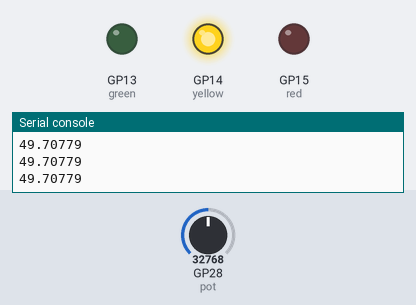
A program run on a simulated Raspberry Pi Pico running MicroPython. On the bench: output pins drawn as LEDs (lit = HIGH), the last lines printed to the serial console. Inputs (shaded band) come from the test bench; at power-on: GP28 (pot) = 32768 (analog values on the 0–65535 scale).

Above: at 1.2 s.
1.3 s: GP28 (pot) set to 39008
2.8 s: GP28 (pot) set to 40704
At 3.8 s:
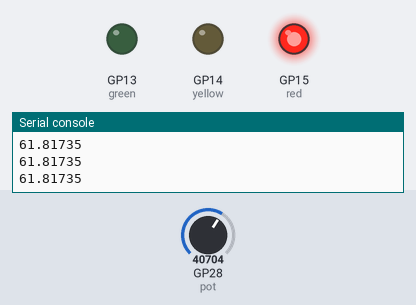
4.3 s: GP28 (pot) set to 19660
At 5.1 s:
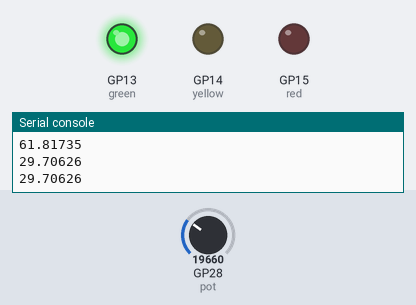
5.9 s: GP28 (pot) set to 20720
At 6.3 s:
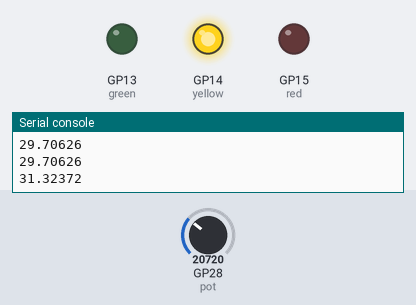
7.5 s: GP28 (pot) set to 7864
At 8.8 s:
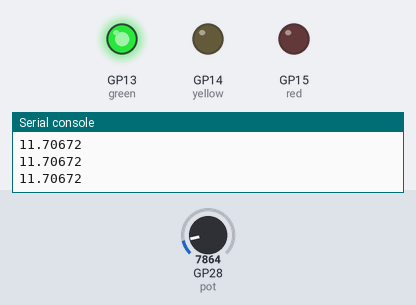
Timing chart, 0 to 10.1 s (numbered marks = the images above; inputs shaded):
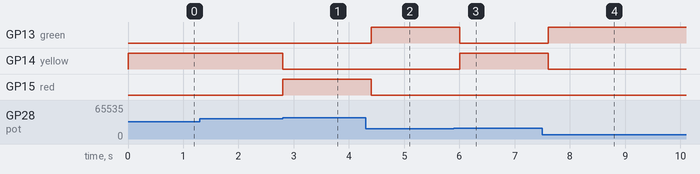

Measured:
- the behaviour switches between 39504 and 39520 on GP28 (pot) (found by bisection; images 0 and 1)
- the behaviour switches between 19840 and 19856 on GP28 (pot) (found by bisection; images 2 and 3)
- after the input at 2.8 s, GP14 (yellow): HIGH → LOW at once; GP15 (red): LOW → HIGH at once
- after the input at 4.3 s, GP13 (green): LOW → HIGH after 0.10 s; GP15 (red): HIGH → LOW after 0.10 s
- after the input at 5.9 s, GP13 (green): HIGH → LOW after 0.10 s; GP14 (yellow): LOW → HIGH after 0.10 s
- after the input at 7.5 s, GP13 (green): LOW → HIGH after 0.11 s; GP14 (yellow): HIGH → LOW after 0.11 s

The program:

readingPotentiometer.py
```python
# https://www.youtube.com/watch?v=ODWwErH_iGA&list=PLGs0VKk2DiYz8js1SJog21cDhkBqyAhC5&index=5&ab_channel=PaulMcWhorter
# Reading Analog Voltages Using a Potentiometer

from machine import Pin
from time import sleep

red=Pin(15, Pin.OUT)
yellow=Pin(14, Pin.OUT)
green=Pin(13, Pin.OUT)


def BitToVolts(potVal):
    x1=0 # min
    y1=192 # minimum of potentiometer

    # x2=3.3 #max volt
    x2=100 #max range
    y2=65535 #max pot

    # slope = (y2 - y1)/(x2 - x1)
    # Line eq: y-y1=m(x-x1)
    return (x2*(potVal-y1))/y2


potPin = 28
pot = machine.ADC(potPin)

while True:
    potVal = pot.read_u16()
    scaledPotVal=BitToVolts(potVal)
    print(scaledPotVal)

    if(scaledPotVal>0 and scaledPotVal<30):
        green.value(1)
        yellow.value(0)
        red.value(0)
    elif(scaledPotVal>30 and scaledPotVal<60):
        green.value(0)
        yellow.value(1)
        red.value(0)
    elif(scaledPotVal>60):
        green.value(0)
        yellow.value(0)
        red.value(1)


    sleep(0.4)
```
